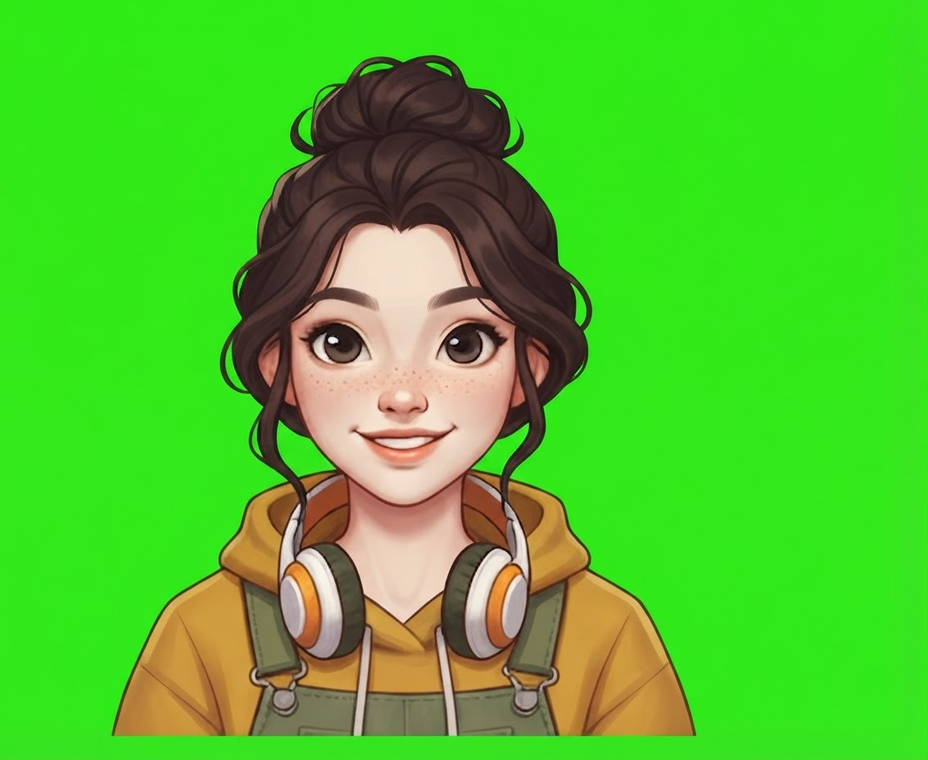
#> input picture tools/sofia_reference.png, 928 x 760 px, shrunk from 1133 x 928 before the run
$ python recolor_hue.py sofia_reference.png out.png --from-hue 1.0 --to-hue 1.0
#> lines starting #> are read from the running program, lines starting #| are printed output that depends on the picture
#!/usr/bin/env python3
"""Rota el tono de una franja de color de una imagen, dejando el resto igual.

Se escribió para un caso puntual: `sofia_menu.png` salió del generador con
el overol **azul denim** mientras que en todo el resto del arte es
**verde**. Repintar a mano una prenda con pliegues y sombras es tedioso y
queda plano; en cambio, rotar el tono conserva intacto el sombreado
original (el canal V no se toca) y solo cambia el color.

Por qué HSV y no un reemplazo de color: el overol no es un color plano,
son ~9600 píxeles repartidos en un rango de tonos y brillos. Lo único
que hay que mover es el tono; el brillo es el que dibuja los pliegues.

El borde del rango se aplica con un desvanecido (`FEATHER`) para que los
píxeles de antialias entre la prenda y el fondo no queden con un halo del
color viejo.

Uso:
    python3 tools/recolor_hue.py entrada.png salida.png \
        --from-hue 206 --to-hue 118 --range 35 --sat-scale 0.745
"""

import argparse
import numpy as np
from PIL import Image


def rgb_to_hsv(arr: np.ndarray) -> np.ndarray:
    r, g, b = arr[..., 0], arr[..., 1], arr[..., 2]
    mx = arr[..., :3].max(axis=-1)
    mn = arr[..., :3].min(axis=-1)
    diff = mx - mn
    h = np.zeros_like(mx)
    # np.where en vez de if/else: el cálculo del tono depende de cuál de
    # los tres canales es el máximo, y así se resuelve vectorizado.
    safe = np.where(diff == 0, 1, diff)
    h = np.where(mx == r, ((g - b) / safe) % 6, h)
    h = np.where(mx == g, ((b - r) / safe) + 2, h)
    h = np.where(mx == b, ((r - g) / safe) + 4, h)
    h = np.where(diff == 0, 0, h * 60.0)
    s = np.where(mx == 0, 0, diff / np.where(mx == 0, 1, mx))
    return np.stack([h, s, mx], axis=-1)


def hsv_to_rgb(hsv: np.ndarray) -> np.ndarray:
    h, s, v = hsv[..., 0] % 360.0, hsv[..., 1], hsv[..., 2]
    c = v * s
    x = c * (1 - np.abs((h / 60.0) % 2 - 1))
    m = v - c
    z = np.zeros_like(h)
    seg = (h / 60.0).astype(int) % 6
    r = np.select([seg == 0, seg == 1, seg == 2, seg == 3, seg == 4, seg == 5], [c, x, z, z, x, c])
    g = np.select([seg == 0, seg == 1, seg == 2, seg == 3, seg == 4, seg == 5], [x, c, c, x, z, z])
    b = np.select([seg == 0, seg == 1, seg == 2, seg == 3, seg == 4, seg == 5], [z, z, x, c, c, x])
    return np.stack([r + m, g + m, b + m], axis=-1)


def recolor(path_in, path_out, from_hue, to_hue, hue_range, sat_scale, min_sat, feather):
    im = Image.open(path_in).convert("RGBA")
    arr = np.asarray(im).astype(np.float32) / 255.0
    hsv = rgb_to_hsv(arr)
    h, s = hsv[..., 0], hsv[..., 1]
    alpha = arr[..., 3]

    # Distancia angular al tono de origen, respetando que 359° y 1° están
    # a 2° de distancia y no a 358°.
    dist = np.abs(((h - from_hue + 180.0) % 360.0) - 180.0)

    # Peso 1 en el centro del rango, cayendo a 0 en el borde. Sin este
    # desvanecido los píxeles de antialias del contorno se quedan con el
    # color viejo y se ve un halo.
    weight = np.clip((hue_range + feather - dist) / max(feather, 1e-6), 0.0, 1.0)
    # Un color casi gris no tiene tono confiable: rotarlo lo ensucia.
    weight *= np.clip((s - min_sat) / max(min_sat, 1e-6), 0.0, 1.0)
    weight *= (alpha > 0.02)

    shift = ((to_hue - from_hue + 180.0) % 360.0) - 180.0
    hsv[..., 0] = h + shift * weight
    hsv[..., 1] = s * (1.0 + (sat_scale - 1.0) * weight)
    # El canal V (brillo) queda intacto: es el que dibuja los pliegues.

    out = np.concatenate([hsv_to_rgb(hsv), alpha[..., None]], axis=-1)
    Image.fromarray((np.clip(out, 0, 1) * 255).round().astype(np.uint8), "RGBA").save(path_out)
    print(f"{path_in} -> {path_out}: {int((weight > 0.5).sum())} px repintados")


def main():
    p = argparse.ArgumentParser(description=__doc__, formatter_class=argparse.RawDescriptionHelpFormatter)
    p.add_argument("input")
    p.add_argument("output")
    p.add_argument("--from-hue", type=float, required=True, help="tono a reemplazar, en grados 0-360")
    p.add_argument("--to-hue", type=float, required=True, help="tono nuevo, en grados 0-360")
    p.add_argument("--range", dest="hue_range", type=float, default=30.0, help="mitad del ancho del rango afectado")
    p.add_argument("--sat-scale", type=float, default=1.0, help="factor de saturación (1.0 = sin cambio)")
    p.add_argument("--min-sat", type=float, default=0.12, help="debajo de esta saturación no se toca (grises)")
    p.add_argument("--feather", type=float, default=12.0, help="grados de desvanecido en el borde del rango")
    a = p.parse_args()
    recolor(a.input, a.output, a.from_hue, a.to_hue, a.hue_range, a.sat_scale, a.min_sat, a.feather)
#> in recolor, `alpha = arr[..., 3]`: alpha: shape (760, 928) float32; every value is 1
#> in recolor, `dist = np.abs(((h - from_hue + 180.0) % 360.0) - 180.0)`:
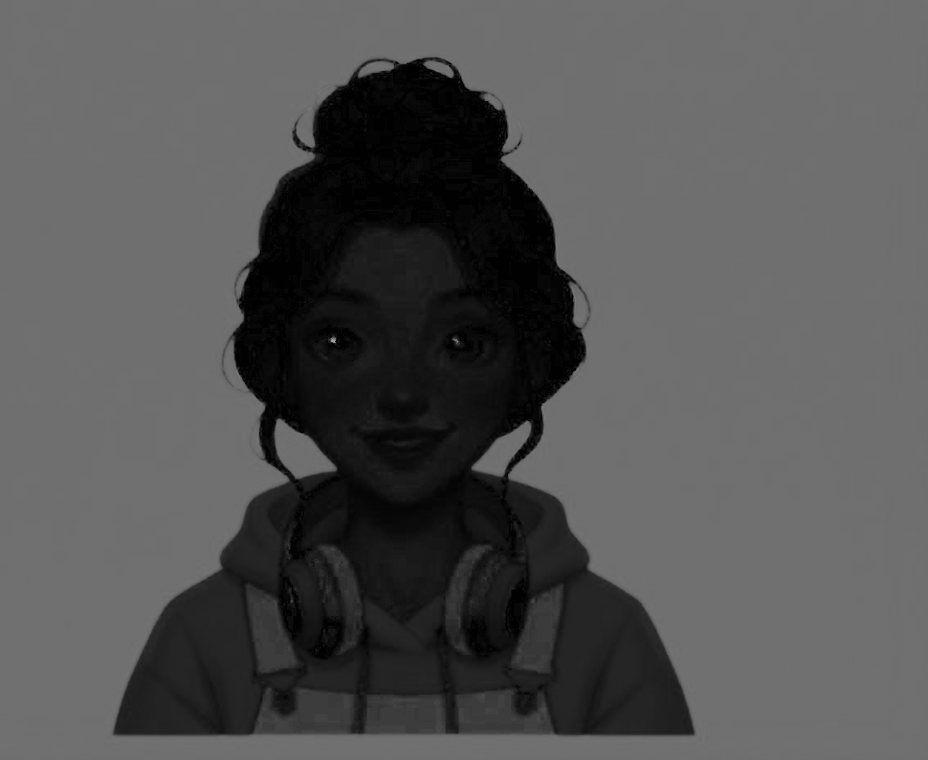
#> dist: shape (760, 928) float32; min 0.132, max 179, mean 83.8
#> in recolor, `weight *= np.clip((s - min_sat) / max(min_sat, 1e-6), 0.0, 1.0)`:
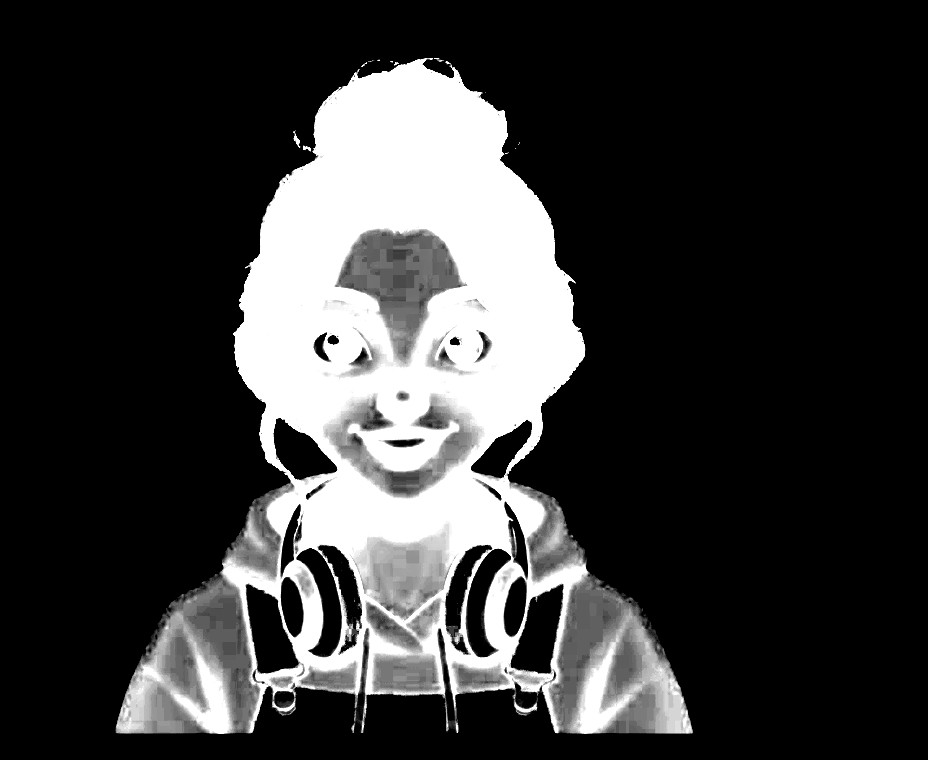
#> weight: shape (760, 928) float32; min 0, max 1, mean 0.223
#> in hsv_to_rgb, `seg = (h / 60.0).astype(int) % 6`:
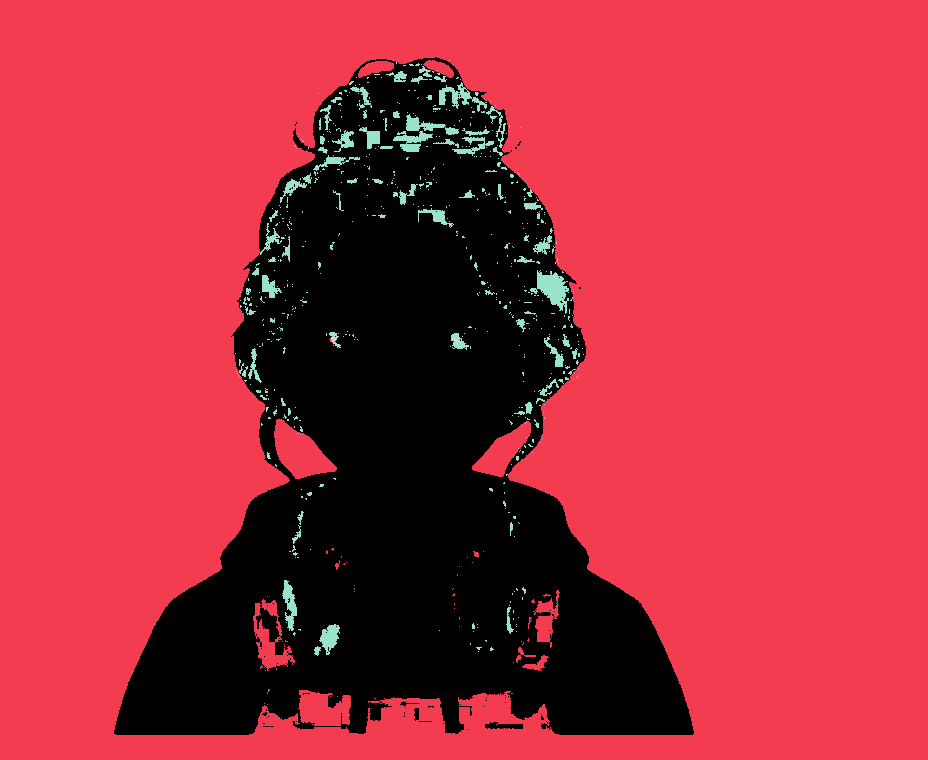
#> seg: shape (760, 928) int64; 6 distinct labels, from 0 to 5; one colour per label, 0 black
#> in hsv_to_rgb, `r = np.select([seg == 0, seg == 1, seg == 2, seg == 3, seg == 4, seg =..`:
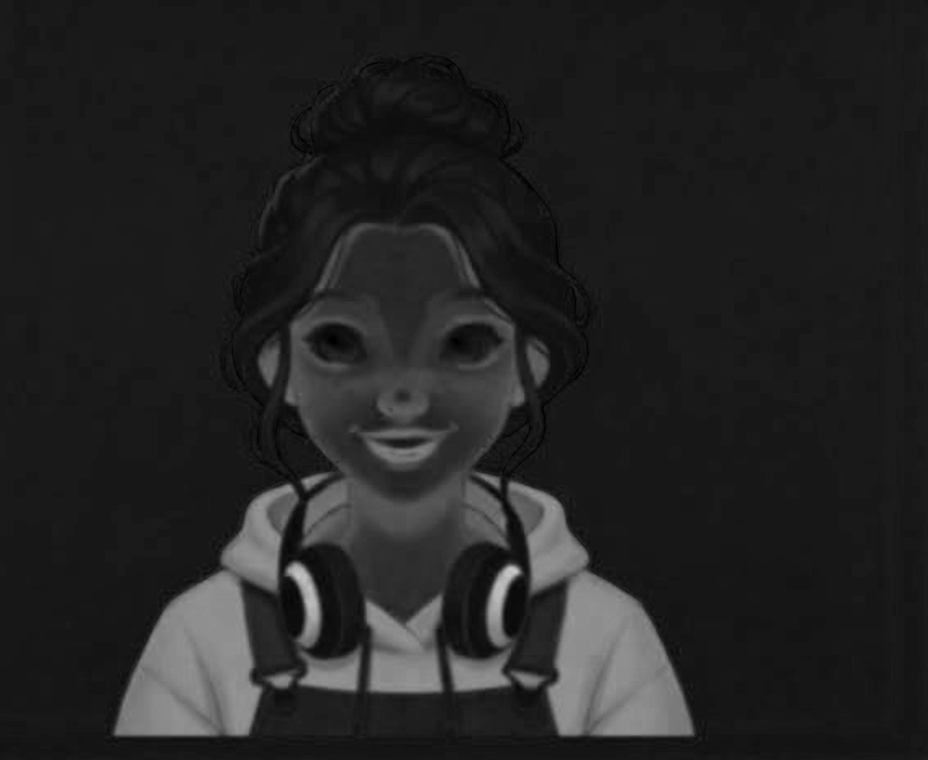
#> r: shape (760, 928) float32; min 0, max 0.792, mean 0.142
#> in hsv_to_rgb, `g = np.select([seg == 0, seg == 1, seg == 2, seg == 3, seg == 4, seg =..`:
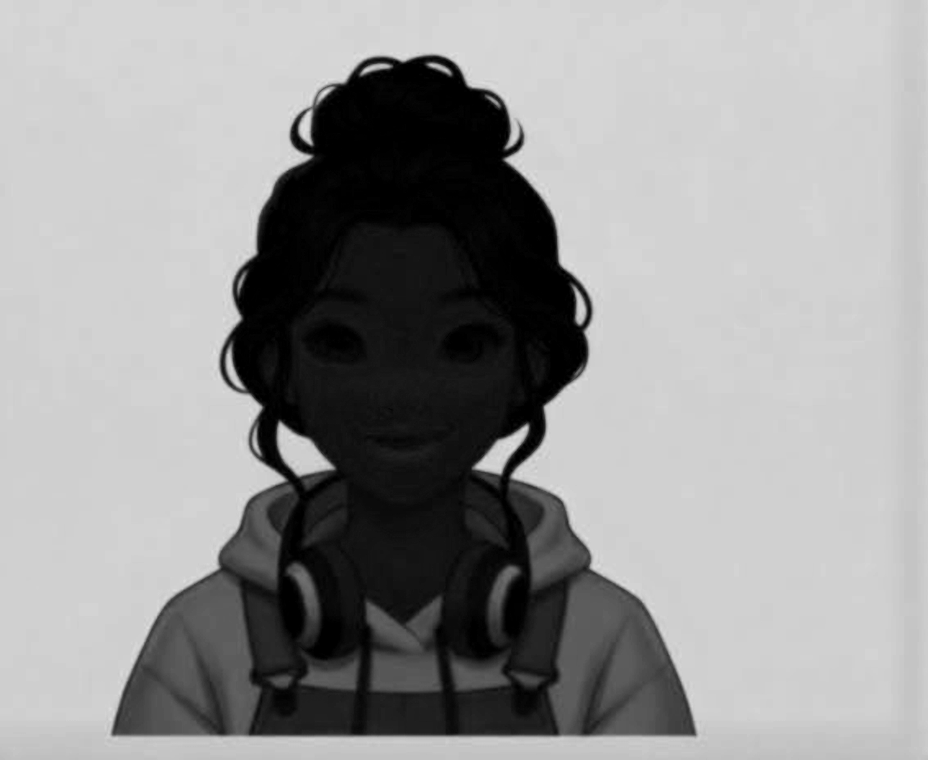
#> g: shape (760, 928) float32; min 0, max 0.882, mean 0.589
#> in hsv_to_rgb, `b = np.select([seg == 0, seg == 1, seg == 2, seg == 3, seg == 4, seg =..`:
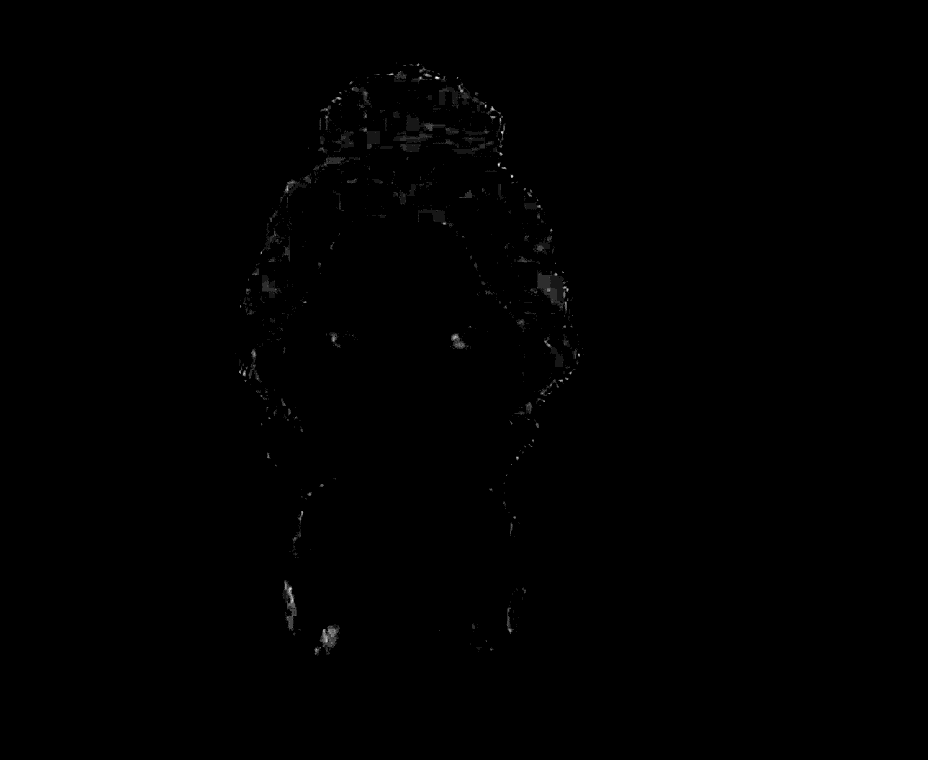
#> b: shape (760, 928) float32; min 0, max 0.0431, mean 9.34e-05; drawn with min black and max white
#| sofia_reference.png -> out.png: 155690 px repintados


if __name__ == "__main__":
    main()
